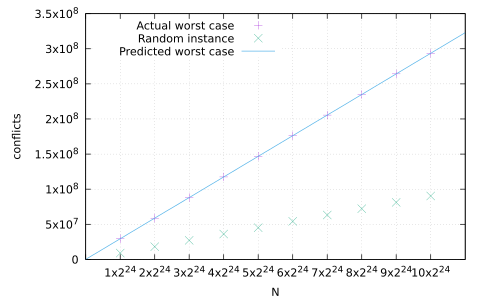

The script that drew this image:
set terminal pdfcairo font "14pt"
set key left
set grid
set style line 1 lt 1 lw 0.1 pt 1 ps 1
set style line 2 lt 2 lw 0.1 pt 2 ps 1
set style line 3 lt 3 lw 1 pt 1 ps 2
set xlabel "N"
set ylabel "conflicts"
set xrange [0:184549376]
set xtics ("" 0, "1x2^{24}" 16777216, "2x2^{24}" 33554432, "3x2^{24}" 50331648, "4x2^{24}" 67108864, "5x2^{24}" 83886080, "6x2^{24}" 100663296, "7x2^{24}" 117440512, "8x2^{24}" 134217728, "9x2^{24}" 150994944, "10x2^{24}" 167772160)
set lmargin 12
set rmargin 5
plot '../results/histogram-worst.tsv' using 1:3 title "Actual worst case" ls 1, '../results/histogram-rand.tsv' using 1:3 title "Random instance" ls 2, .875*(63+x)*2 ls 3 title "Predicted worst case"
#set xlabel "#X"
#set ylabel "#Z" offset 0,0
#plot "../results/addSub1-results.tsv" skip 1 using 1:3 title "Actual worst case" ls 1, 132*x ls 2 #title "132w"
#set xlabel "#Y"
#set ylabel "#Z" offset 0,0
#plot "#FILE" using 2:3 title "Simulated worst case" ls 1, #MF ls 2 title "#HF"
